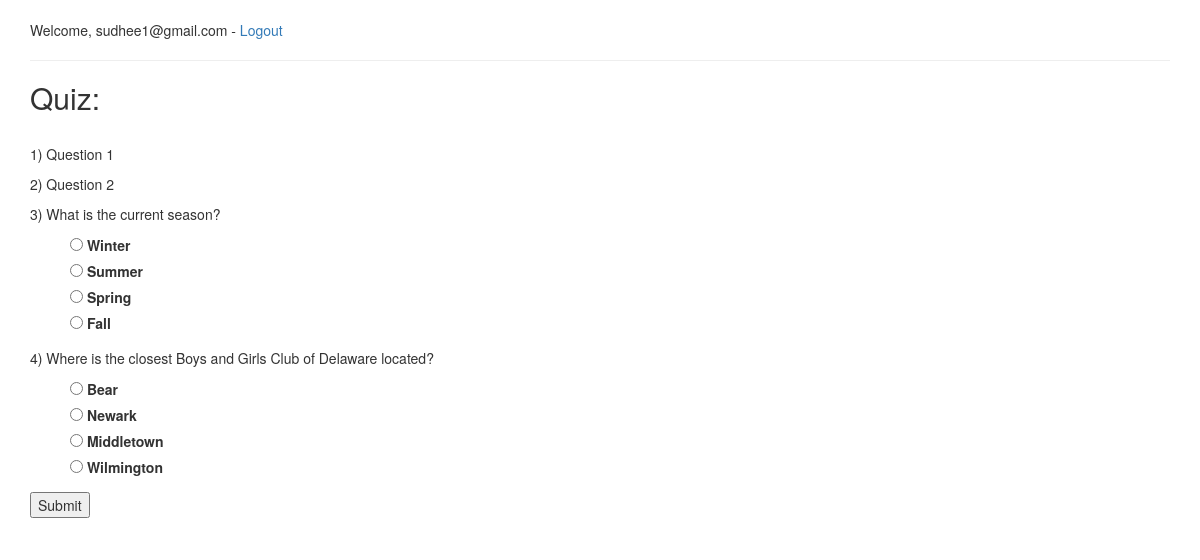
/trainings/1/quiz/ (signed in), run on the app's committed database.
### quizzes/models.py (models this page shows)
class Question(models.Model):
    def __str__(self):
        return self.question_text
    category = models.ForeignKey(Categories)
    question_text = models.CharField(max_length=500)

class Choice(models.Model):
    def __str__(self):
        return self.choice_text
    question = models.ForeignKey(Question)
    choice_text = models.CharField(max_length=200)
    answer = models.BooleanField(default=False)

### quizzes/views.py (the view)
# urls.py: url(r'^(?P<training_id>\d+)/quiz/$', views.quiz, name='quiz'),
@login_required
def quiz(request, training_id):
    try:
        latest_question_list = Question.objects.order_by('question_text')[:]
    except Question.DoesNotExist:
        raise Http404
    question_dictionary = {}
    for q in latest_question_list:
        question_dictionary[q] = q.choice_set.all()
    return render(request, 'trainings/quiz.html', {'question_dictionary': question_dictionary})

### quizzes/templates/trainings/quiz.html (shortened to what this page needs)
<head>
    {% load bootstrap3 %}
    {% bootstrap_css %}
</head>
<body>
    <div class="container" style="">
        <br/>
        {% if user.is_authenticated %}
            <p>Welcome, {{user.email}} - <a href="/accounts/logout/">Logout</a></p>
        {% endif %}
        <hr/>
        <h2>Quiz:</h2>
        <br/>
        {% if question_dictionary %}
            <form action="{% url 'quizzes:index' %}" method="post">
                {% for question, choices in question_dictionary.items %}
                    <p>{{ forloop.counter }}) {{ question }}</p>
                    <ul>
                        {% for choice in choices %}
                        <input type="radio" name="question_{{ question.id }}" id="choice_{{ choice.id }}" value="{{ choice.id }}" />
                        <label for="choice_{{ choice.id }}">{{ choice }}</label><br />
                        {% endfor %}
                    </ul>
                {% endfor %}
                <input type="submit" value="Submit">
            </form>
        {% else %}
            <p>No questions are available.</p>
        {% endif %}
    </div>
</body>

### data on the page
Question: question_text "Question 1"
Question: question_text "Question 2"
Question: question_text "What is the current season?"
Choice: choice_text "Winter"
Choice: choice_text "Summer"
Choice: choice_text "Spring"
Choice: choice_text "Fall"
Question: question_text "Where is the closest Boys and Girls Club of Delaware located?"
Choice: choice_text "Bear"
Choice: choice_text "Newark"
Choice: choice_text "Middletown"
Choice: choice_text "Wilmington"

### other printed values
{{ user.email }} "sudhee1@gmail.com"
